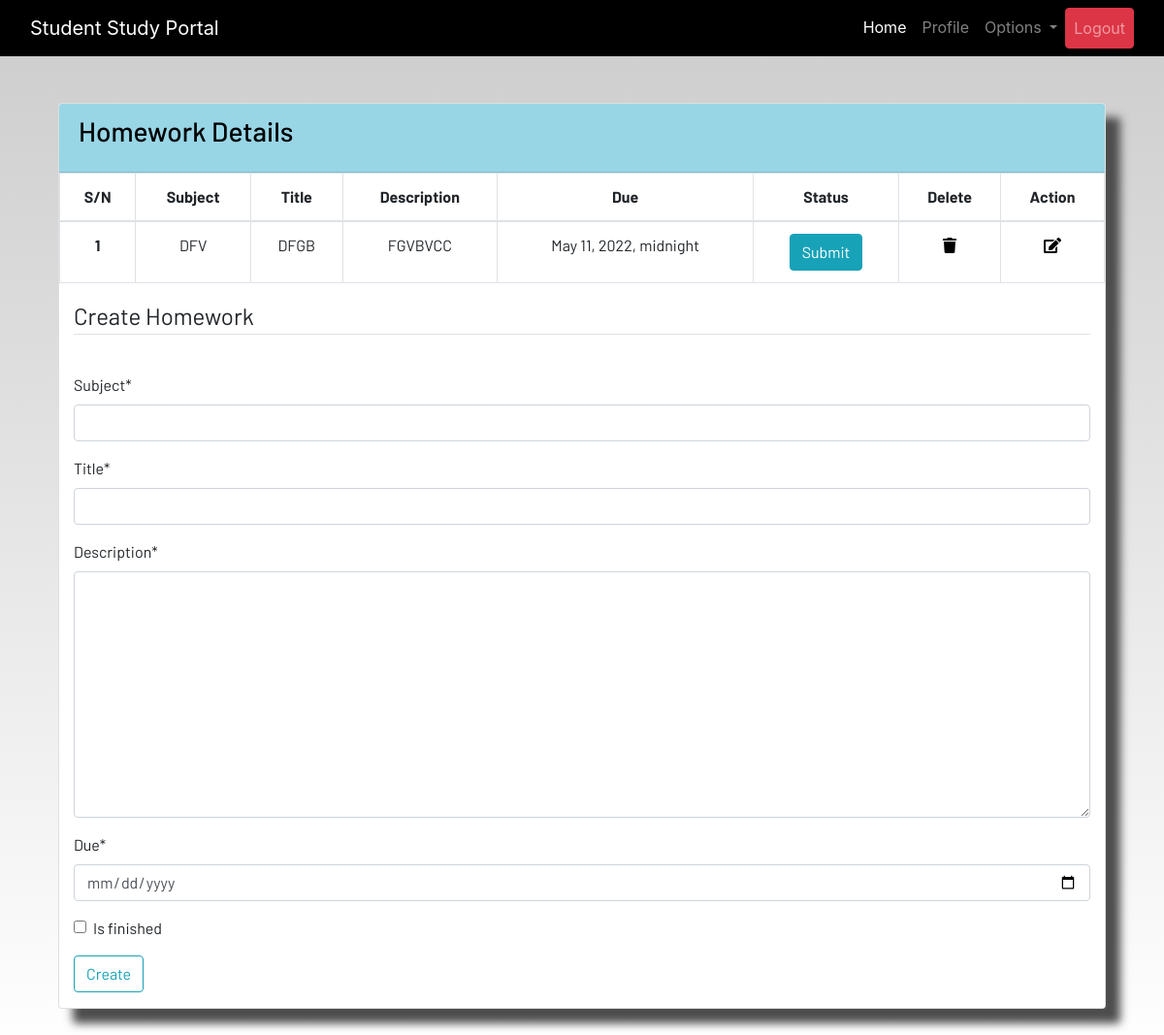
The page /homework (signed in) on the database as committed earlier.
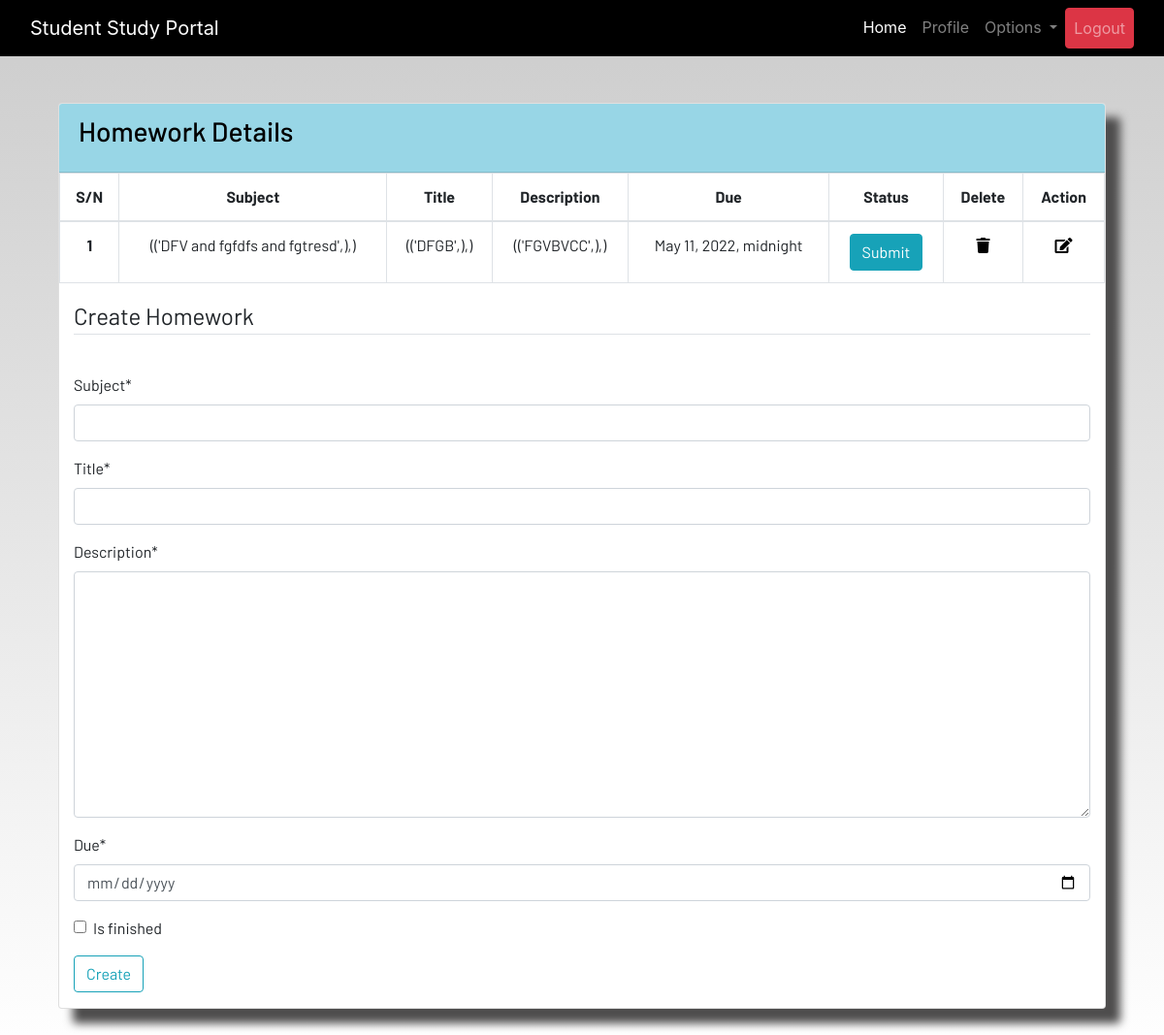
The same page on the database as committed later.
### dashboard/models.py (models this page shows, shortened)
class Homework(models.Model):
    user = models.ForeignKey(User, on_delete=models.CASCADE)
    subject = models.CharField(_('Subject'),max_length=50)
    title = models.CharField(_('Title'),max_length=100)
    description = models.TextField()
    due = models.DateTimeField()
    is_finished = models.BooleanField(default=False)
    class Meta:
        verbose_name = "Homework"
        verbose_name_plural = "Homeworks"

### dashboard/views.py (the view)
# urls.py: path('homework', views.homework, name='homework'),
@login_required
def homework(request):
    if request.method == "POST":
        form = HomeworkForm(request.POST)
        if form.is_valid():
            try:
                finished = request.POST['is_finished']
                if finished == 'on':
                    finished = True
                else:
                    finished = False
            except:
                finished = False
            homework = Homework(
                user=request.user,
                subject=request.POST['subject'],
                title=request.POST['title'],
                description=request.POST['description'],
                due=request.POST['due'],
                is_finished=finished
            )
            homework.save()
            messages.success(request, 'The homework "{}" was added successfully'.format(homework.title))
            return redirect('homework')
    else:
        form = HomeworkForm()
    homework = Homework.objects.filter(user=request.user)
    if len(homework) == 0:
        homework_done = True
    else:
        homework_done = False
    data = {'homeworks':homework, 'homework_done':homework_done, 'form':form}
    return render(request, 'dashboard/homework.html', data)

### dashboard/forms.py
class HomeworkForm(forms.ModelForm):
    class Meta:
        model = Homework
        widgets = {'due':DateInput()}
        fields = ['subject','title','description','due','is_finished']

### dashboard/templates/dashboard/homework.html (shortened to what the changed rows need)
{% extends 'dashboard/base.html' %}
{% load static %}
{% load crispy_forms_tags %}
{% block content %}
<div class="container">
    {% if not homework_done %}
    <section class="content">
        <div class="container-fluid">
            <div class="row">
                <div class="col-md-12">
                    <div class="card">
                        <div class="card-body table-responsive p-0">
                            <table class="table table-hover text-nowrap table-bordered">
                                <thead style="text-align:center">
                                    <tr>
                                        <th scope="col">S/N</th>
                                        <th scope="col">Subject</th>
                                        <th scope="col">Title</th>
                                        <th scope="col">Description</th>
                                        <th scope="col">Due</th>
                                        <th scope="col">Status</th>
                                        <th scope="col">Delete</th>
                                        <th scope="col">Action</th>
                                    </tr>
                                </thead>
                                <tbody style="text-align: center;">
                                    {% for homework in homeworks %}
                                    <tr>
                                        <th scope="row">{{forloop.counter}}</th>
                                        <td>{{homework.subject}}</td>
                                        <td>{{homework.title}}</td>
                                        <td>{{homework.description}}</td>
                                        <td>{{homework.due}}</td>
                                        <td>
                                            <a href="{% url 'update-homework' homework.id %}">
                                                <div>
                                                    {% if homework.is_finished == True %}
                                                    <button class="btn btn-success">Submitted</button>
                                                    {% else %}
                                                    <button class="btn btn-info">Submit</button>
                                                    {% endif %}
                                                </div>
                                            </a>
                                        </td>
                                        <td>
                                            <a href="{% url 'delete-homework' homework.id %}"><i
                                                    class="fa fa-trash fa"></i></a>
                                        </td>
                                        <td>
                                            <a href="{% url 'edit-homework' homework.id %}"><i
                                                    class="fa fa-edit fa"></i></a>
                                        </td>
                                    </tr>
                                    {% endfor %}
                                </tbody>
                            </table>
                            {% else %}
                            <h4>All homeworks are completed!! Create to have more!!</h4>
                            {% endif %}
                        </div>
                    </div>
                </div>
            </div>
        </div>
    </section>
    <br>
</div>
{% endblock content %}

Rows that differ between the two databases and show on the page:
changed Homework: subject "DFV" → "(('DFV and fgfdfs and fgtresd',),)"; title "DFGB" → "(('DFGB',),)"; description "FGVBVCC" → "(('FGVBVCC',),)"
